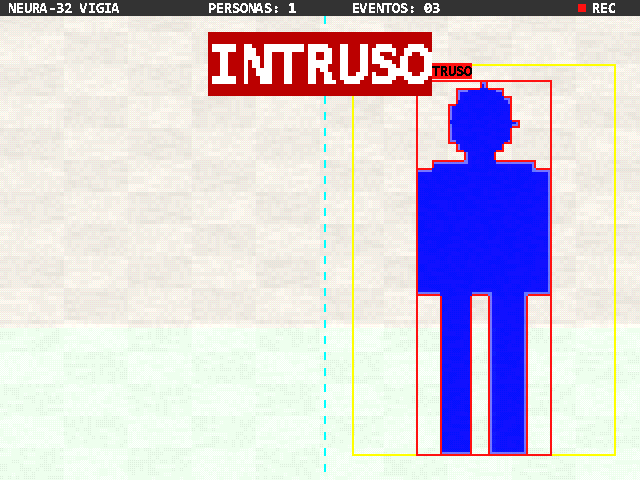
#> input picture docs/img/vga_vigia.png, 640 x 480 px
$ python figuras_reporte.py
#> lines starting #> are read from the running program, lines starting #| are printed output that depends on the picture
import os

import matplotlib

matplotlib.use("Agg")
import matplotlib.pyplot as plt
from matplotlib import font_manager
from matplotlib.patches import FancyArrowPatch, FancyBboxPatch, Rectangle
from PIL import Image, ImageDraw, ImageFont

AQUI = os.path.dirname(os.path.abspath(__file__))
RAIZ = os.path.join(AQUI, "..")
SALIDA = os.path.join(RAIZ, "docs", "img")

AZUL_OSC = "#0E2A47"
AZUL = "#1D6FA5"
AMBAR = "#D98B12"
VERDE = "#1F7A6C"
ROJO = "#B5452F"
MORADO = "#6B5B95"
GRIS = "#5B6770"
GRIS_CL = "#C9D1D9"
TINTA = "#1E293B"
FONDO_AZ = "#ECF3FA"
FONDO_AM = "#FBF1E1"
FONDO_VE = "#E6F2EF"
FONDO_RO = "#F6E7E3"
FONDO_MO = "#EEEBF4"


def fuente():
    hay = {f.name for f in font_manager.fontManager.ttflist}
    for n in ("Segoe UI", "Arial", "DejaVu Sans"):
        if n in hay:
            return n
    return "sans-serif"


plt.rcParams.update({
    "font.family": fuente(), "font.size": 15, "axes.titlesize": 17, "axes.titleweight": "bold",
    "axes.edgecolor": GRIS, "axes.labelcolor": TINTA, "axes.linewidth": 1.1,
    "axes.spines.top": False, "axes.spines.right": False, "axes.grid": True,
    "grid.color": "#E3E6EA", "xtick.color": GRIS, "ytick.color": GRIS, "text.color": TINTA,
    "legend.frameon": False, "figure.facecolor": "white", "axes.facecolor": "white",
    "savefig.facecolor": "white", "savefig.dpi": 170,
})


def guardar(fig, nombre):
    os.makedirs(SALIDA, exist_ok=True)
    fig.savefig(os.path.join(SALIDA, nombre + ".png"), bbox_inches="tight", pad_inches=0.15)
    plt.close(fig)


def lienzo(w, h, pulg=(16, 6)):
    fig, ax = plt.subplots(figsize=pulg)
    ax.set_xlim(0, w)
    ax.set_ylim(0, h)
    ax.axis("off")
    return fig, ax


def caja(ax, x, y, w, h, titulo, cuerpo="", fc=FONDO_AZ, ec=AZUL_OSC, tam=15, tam2=11.5, lw=2.0):
    ax.add_patch(FancyBboxPatch((x, y), w, h, boxstyle="round,pad=0.02,rounding_size=0.12",
                                fc=fc, ec=ec, lw=lw, zorder=3))
    if cuerpo:
        ax.text(x + w / 2, y + h * 0.64, titulo, ha="center", va="center", fontsize=tam,
                fontweight="bold", color=ec, zorder=4)
        ax.text(x + w / 2, y + h * 0.28, cuerpo, ha="center", va="center", fontsize=tam2,
                color=GRIS, zorder=4, linespacing=1.25)
    else:
        ax.text(x + w / 2, y + h / 2, titulo, ha="center", va="center", fontsize=tam,
                fontweight="bold", color=ec, zorder=4)


def flecha(ax, p0, p1, color=AZUL_OSC, lw=2.0, rad=0.0, ls="-"):
    ax.add_patch(FancyArrowPatch(p0, p1, arrowstyle="-|>", mutation_scale=16, lw=lw, color=color,
                                 connectionstyle=f"arc3,rad={rad}", linestyle=ls, zorder=2,
                                 shrinkA=2, shrinkB=2))


def etiqueta(ax, x, y, t, tam=11.5, color=GRIS, ha="center", peso="normal"):
    ax.text(x, y, t, ha=ha, va="center", fontsize=tam, color=color, fontweight=peso, zorder=5)


# ------------------------------------------------------------------ camino de datos
def ruta_datos():
    fig, ax = lienzo(20, 10, (17, 8.5))
    caja(ax, 4.0, 8.25, 12.0, 1.3, "UC  ·  uc_simple", "11 estados (Moore): FETCH · DECODE · EXEC_R · EXEC_DIV · MEM_ADDR · MEM_READ · MEM_WRITE · EXEC_BR · JUMP_WAIT · WRITEBACK · HALT",
         fc=FONDO_AM, ec=AMBAR)
    y = 4.6
    b = [("PC", 0.3, 1.3, "registro"), ("IMEM", 2.1, 1.7, "rom · 4096 instr."), ("IR", 4.3, 1.2, "registro"),
         ("DEC", 6.0, 1.4, "decoder\ninm I S B U J"), ("RF", 7.9, 1.7, "regfile\n32 × 32 bits"),
         ("ALU", 10.4, 1.7, "alu_riscv\n3 tablas"), ("ALUOUT", 12.7, 1.7, "registro"),
         ("DMEM", 15.0, 2.0, "4 × ram de 8 bits"), ("MDR", 17.7, 1.6, "registro")]
    for n, x, w, c in b:
        fc, ec = (FONDO_VE, VERDE) if n in ("ALU",) else (FONDO_AZ, AZUL_OSC)
        caja(ax, x, y, w, 1.6, n, c, fc=fc, ec=ec)
    for (n0, x0, w0, _), (n1, x1, _, __) in zip(b, b[1:]):
        flecha(ax, (x0 + w0, y + 0.8), (x1, y + 0.8))
    caja(ax, 4.3, 2.4, 1.2, 1.2, "PCI", "PC de la\ninstr.", tam=13, tam2=9.5)
    caja(ax, 10.4, 2.3, 1.7, 1.3, "DIV", "divider\n1 bit/ciclo", fc=FONDO_VE, ec=VERDE, tam=13, tam2=10)
    caja(ax, 15.0, 2.2, 2.0, 1.4, "E/S", "LED · SW · HEX\nKEY · TICKS\ncámara · visión", fc=FONDO_MO, ec=MORADO, tam=13, tam2=9.5)
    flecha(ax, (4.9, 4.6), (4.9, 3.6))
    flecha(ax, (11.25, 3.6), (11.25, 4.6))
    flecha(ax, (16.0, 4.6), (16.0, 3.6))
    ax.plot([18.5, 18.5, 9.4], [4.6, 1.45, 1.45], color=ROJO, lw=2.0, zorder=1)
    ax.plot([13.55, 13.55], [4.6, 1.45], color=ROJO, lw=2.0, zorder=1)
    flecha(ax, (9.4, 1.45), (9.4, 4.6), color=ROJO)
    etiqueta(ax, 13.6, 1.05, "wdata: ALUOUT · MDR · PC + 4  (result_src)", 12, ROJO, peso="bold")
    ax.plot([4.3, 0.95], [3.0, 3.0], color=AMBAR, lw=2.0, zorder=1)
    flecha(ax, (0.95, 3.0), (0.95, 4.6), color=AMBAR)
    etiqueta(ax, 2.2, 2.35, "pc_src: PC + 4 · PCI + inm\n· rs1 + inm", 11, AMBAR, peso="bold")
    for xx in (1.0, 5.0, 8.7, 11.2, 13.5, 16.0):
        flecha(ax, (xx, 8.25), (xx, 6.25), color=GRIS_CL, lw=1.6, ls="--")
    etiqueta(ax, 10.0, 7.35, "pc_en · ir_en · alu_src · alu_op = funct3 · mem_read · mem_write · reg_write · aluout_en · mdr_en · div_start", 11, GRIS)
    etiqueta(ax, 2.95, 6.55, "tablas y pesos (lw)", 10.5, GRIS)
    guardar(fig, "ruta_datos")


# ------------------------------------------------------------------ máquina de estados
def unidad_control():
    fig, ax = lienzo(20, 9.9, (17, 8.3))
    E = {"FETCH": (0.4, 4.2), "DECODE": (3.6, 4.2), "EXEC_R": (7.6, 7.6), "EXEC_DIV": (7.6, 5.9),
         "MEM_ADDR": (7.6, 4.2), "EXEC_BR": (7.6, 2.0), "HALT": (7.6, 0.3), "MEM_READ": (11.6, 4.9),
         "MEM_WRITE": (11.6, 3.3), "JUMP_WAIT": (11.6, 1.3), "WRITEBACK": (15.6, 7.0)}
    col = {"FETCH": (FONDO_AZ, AZUL_OSC), "DECODE": (FONDO_AZ, AZUL_OSC), "HALT": (FONDO_RO, ROJO),
           "EXEC_DIV": (FONDO_VE, VERDE), "WRITEBACK": (FONDO_AM, AMBAR)}
    w, h = 2.9, 1.15
    for n, (x, y) in E.items():
        fc, ec = col.get(n, (FONDO_MO, MORADO))
        caja(ax, x, y, w, h, n, tam=13.5, fc=fc, ec=ec)

    def c(n, lado):
        x, y = E[n]
        return {"r": (x + w, y + h / 2), "l": (x, y + h / 2), "t": (x + w / 2, y + h), "b": (x + w / 2, y)}[lado]

    flecha(ax, c("FETCH", "r"), c("DECODE", "l"))
    for d, t in (("EXEC_R", "R · I · lui"), ("EXEC_DIV", "divu · remu"), ("MEM_ADDR", "carga · almacenar"),
                 ("EXEC_BR", "saltos · jal · jalr"), ("HALT", "ecall")):
        flecha(ax, c("DECODE", "r"), c(d, "l"), rad=0.0)
        x1, y1 = c(d, "t")
        etiqueta(ax, x1, y1 + 0.2, t, 10.5, GRIS)
    flecha(ax, c("MEM_ADDR", "r"), c("MEM_READ", "l"))
    flecha(ax, c("MEM_ADDR", "r"), c("MEM_WRITE", "l"))
    flecha(ax, c("EXEC_BR", "r"), c("JUMP_WAIT", "l"))
    etiqueta(ax, 12.9, 2.75, "si el PC cambia", 10.5)
    flecha(ax, c("EXEC_R", "r"), c("WRITEBACK", "l"))
    flecha(ax, c("EXEC_DIV", "r"), c("WRITEBACK", "l"))
    etiqueta(ax, 13.2, 7.2, "espera ready (32 ciclos)", 10.5, VERDE)
    flecha(ax, c("MEM_READ", "r"), c("WRITEBACK", "b"))
    ax.plot([17.05, 17.05, 1.85], [8.15, 9.25, 9.25], color=GRIS, lw=1.8, zorder=1)
    flecha(ax, (1.85, 9.25), (1.85, 5.35), color=GRIS, lw=1.8)
    etiqueta(ax, 9.4, 9.55, "de vuelta a FETCH  (también desde MEM_WRITE, JUMP_WAIT y un salto que no se cumple)", 11, GRIS)
    tabla = [("R, I, lui", 4), ("carga", 5), ("almacenar", 4), ("salto no", 3), ("salto sí", 4), ("divu, remu", 36)]
    for k, (t, n) in enumerate(tabla):
        etiqueta(ax, 15.9, 5.2 - k * 0.62, f"{t}", 11.5, TINTA, ha="left")
        etiqueta(ax, 19.4, 5.2 - k * 0.62, f"{n} ciclos", 11.5, AZUL, ha="right", peso="bold")
    etiqueta(ax, 17.6, 5.85, "Ciclos por instrucción", 12.5, AZUL_OSC, peso="bold")
    guardar(fig, "unidad_control")


# ------------------------------------------------------------------ etapas
def etapas():
    fig, ax = lienzo(20, 7.4, (17, 6.3))
    E = [("0", "riscv_ab_c", "(a+b)·c de la clase", AZUL_OSC, FONDO_AZ),
         ("1", "alu_op = funct3", "8 ops por tabla", AZUL, FONDO_AZ),
         ("2", "OP_R2 / OP_I2", "sub slt xnor min max", AZUL, FONDO_AZ),
         ("3", "Saltos", "B · U · J · jal · jalr", MORADO, FONDO_MO),
         ("4", "Memoria", "ALUOUT · MDR · bytes", MORADO, FONDO_MO),
         ("5", "OP_R3", "divu remu cpop abs", VERDE, FONDO_VE),
         ("6", "E/S", "LED · HEX · TICKS", VERDE, FONDO_VE),
         ("7", "Cargador", "otro .txt por JTAG", AMBAR, FONDO_AM),
         ("8", "Visión", "cámara · VGA · PC", AMBAR, FONDO_AM),
         ("9", "Vigía", "1 470 instrucciones", ROJO, FONDO_RO)]
    w = 3.4
    for k, (n, t, c, ec, fc) in enumerate(E):
        x = 0.35 + (k % 5) * 3.95
        y = 4.6 if k < 5 else 0.4
        caja(ax, x, y, w, 2.3, t, c, fc=fc, ec=ec, tam=15, tam2=12)
        ax.add_patch(plt.Circle((x + 0.05, y + 2.3), 0.4, color=ec, zorder=4))
        etiqueta(ax, x + 0.05, y + 2.3, n, 14, "white", peso="bold")
        if k % 5:
            flecha(ax, (x - 0.55, y + 1.15), (x, y + 1.15), lw=1.8)
    ax.plot([17.9, 17.9, 2.05], [4.6, 3.6, 3.6], color=GRIS_CL, lw=1.8, zorder=1)
    flecha(ax, (2.05, 3.6), (2.05, 2.7), color=GRIS_CL, lw=1.8)
    guardar(fig, "etapas")


# ------------------------------------------------------------------ ISA
def isa():
    fig, ax = plt.subplots(figsize=(15, 6.3))
    ax.axis("off")
    cols = ["OP_R1 / OP_I1\n(la de la clase)", "OP_R2 / OP_I2", "OP_R3", "OP_BRANCH"]
    T = [["add", "mul", "and", "or", "xor", "nota", "sll", "srl"],
         ["sub", "slt", "sltu", "sra", "xnor", "min", "minu", "max"],
         ["divu", "remu", "cpop", "abs", "sgt", "clamp", "", ""],
         ["beq", "bne", "", "", "blt", "bge", "bltu", "bgeu"]]
    fc = [FONDO_AZ, FONDO_MO, FONDO_VE, FONDO_AM]
    ec = [AZUL_OSC, MORADO, VERDE, AMBAR]
    red = {"xnor", "cpop", "min", "max", "abs", "sgt"}
    ax.set_xlim(0, 5)
    ax.set_ylim(0, 9.3)
    for j, c in enumerate(cols):
        ax.text(1.5 + j, 8.75, c, ha="center", va="center", fontsize=13, fontweight="bold", color=ec[j])
    for i in range(8):
        ax.text(0.5, 7.7 - i, f"{i:03b}", ha="center", va="center", fontsize=14, family="monospace", color=GRIS)
        for j in range(4):
            t = T[j][i]
            if not t:
                continue
            ax.add_patch(FancyBboxPatch((1.08 + j, 7.28 - i), 0.84, 0.84, boxstyle="round,pad=0.01,rounding_size=0.08",
                                        fc=fc[j], ec=ROJO if t in red else ec[j], lw=3 if t in red else 1.4))
            ax.text(1.5 + j, 7.7 - i, t, ha="center", va="center", fontsize=14, family="monospace",
                    fontweight="bold", color=ec[j])
    ax.text(0.5, 8.75, "funct3", ha="center", va="center", fontsize=13, fontweight="bold", color=GRIS)
    ax.text(2.5, -0.05, "Borde rojo: las instrucciones que usa la red neuronal y el voto entre cuadros.  "
            "Más cargas, almacenamientos, lui, jal, jalr y ecall: 49 instrucciones con 12 opcodes.",
            ha="center", va="center", fontsize=11.5, color=GRIS)
    guardar(fig, "isa")


# ------------------------------------------------------------------ rendimiento
def rendimiento():
    fig, (a, b, c) = plt.subplots(1, 3, figsize=(17, 5.2), gridspec_kw={"width_ratios": [1.25, 1, 1.25]})
    p = ["(a+b)·c", "prueba ISA", "red 3×3", "Vigía"]
    v = [4.00, 4.66, 4.09, 4.22]
    a.bar(p, v, color=[AZUL_OSC, MORADO, VERDE, ROJO], width=0.62)
    for k, x in enumerate(v):
        a.text(k, x + 0.06, f"{x:.2f}", ha="center", fontsize=14, fontweight="bold", color=TINTA)
    a.set_ylim(0, 5.3)
    a.set_title("Ciclos por instrucción (CPI)")
    a.tick_params(axis="x", labelsize=12.5)
    b.bar(["software", "xnor + cpop"], [82859, 33678], color=[GRIS_CL, VERDE], width=0.58)
    b.text(0, 82859 + 2500, "82 859", ha="center", fontsize=14, fontweight="bold")
    b.text(1, 33678 + 2500, "33 678", ha="center", fontsize=14, fontweight="bold", color=VERDE)
    b.text(0.5, 66000, "× 2.46", ha="center", fontsize=22, fontweight="bold", color=VERDE)
    b.set_ylim(0, 95000)
    b.set_title("Ciclos por clasificación")
    b.ticklabel_format(axis="y", style="plain")
    c.barh([0], [251942], color=ROJO, height=0.5)
    c.barh([0], [800000 - 251942], left=[251942], color="#EEF1F4", height=0.5)
    c.text(125971, 0, "10.1 ms\n31 %", ha="center", va="center", color="white", fontsize=14, fontweight="bold")
    c.text(525971, 0, "libre: 21.9 ms", ha="center", va="center", color=GRIS, fontsize=13)
    c.set_xlim(0, 800000)
    c.set_yticks([])
    c.set_xticks([0, 200000, 400000, 600000, 800000])
    c.set_xticklabels(["0", "200 k", "400 k", "600 k", "800 k"])
    c.set_xlabel("ciclos de un cuadro de la cámara (32 ms a 25 MHz)")
    c.set_title("Peor cuadro con una persona")
    c.grid(axis="y", visible=False)
    fig.tight_layout(w_pad=2.5)
    guardar(fig, "rendimiento")


# ------------------------------------------------------------------ recursos
def recursos():
    fig, (a, b) = plt.subplots(1, 2, figsize=(17, 6.2), gridspec_kw={"width_ratios": [1.15, 1]})
    le = [("vga_draw (monitor y letreros)", 2165, AMBAR), ("regfile (RF)", 1633, AZUL),
          ("block_avg (promedio 4×4)", 1280, AMBAR), ("alu_riscv (ALU)", 1229, AZUL),
          ("resto del procesador", 3900 - 1633 - 1229 - 140 - 35, AZUL), ("pc_view (video a la PC)", 611, AMBAR),
          ("registros de visión", 449, MORADO), ("fondo_mascara", 299, AMBAR), ("periféricos", 174, MORADO),
          ("cam_capture", 181, AMBAR), ("divider (DIV)", 140, AZUL), ("cargador JTAG", 99, MORADO),
          ("uc_simple (UC)", 35, AZUL)]
    le.sort(key=lambda t: t[1])
    a.barh([t[0] for t in le], [t[1] for t in le], color=[t[2] for t in le], height=0.66)
    for k, t in enumerate(le):
        a.text(t[1] + 30, k, f"{t[1]:,}".replace(",", " "), va="center", fontsize=12)
    a.set_title("Elementos lógicos por bloque  (9 292 en total, 19 %)")
    a.tick_params(axis="y", labelsize=12)
    a.set_xlim(0, 2600)
    a.grid(axis="y", visible=False)
    m9 = [("video Y (320×240)", 57), ("vista en la PC", 36), ("video UV", 25), ("IMEM (programa)", 16),
          ("DMEM (datos)", 16), ("fondo", 8), ("máscaras y línea VGA", 6)]
    b.pie([t[1] for t in m9], labels=[f"{t[0]}  {t[1]}" for t in m9], startangle=90, counterclock=False,
          colors=[AMBAR, "#E9B65C", "#F2D29B", AZUL, "#5E9DC8", VERDE, GRIS_CL],
          wedgeprops={"width": 0.42, "edgecolor": "white", "linewidth": 2}, textprops={"fontsize": 12.5})
    b.text(0, 0, "164\nde 182\nM9K", ha="center", va="center", fontsize=17, fontweight="bold", color=TINTA)
    b.set_title("Bloques de memoria M9K (90 %)")
    fig.tight_layout(w_pad=3)
    guardar(fig, "recursos")


# ------------------------------------------------------------------ verificación
def verificacion():
    fig, ax = plt.subplots(figsize=(15, 4.6))
    B = [("tb_programa_ab_c", 3, "el programa de la clase"), ("tb_uc_simple", 28, "recorridos de la UC"),
         ("tb_prueba_isa", 64, "las 49 instrucciones"), ("tb_red_neuronal", 481, "clasificador 3 × 3"),
         ("tb_cargador", 7, "otro programa por JTAG"), ("tb_vision", 11, "cámara, máscara y monitor"),
         ("tb_vigia", 31, "sistema completo con cámara simulada")]
    for k, (n, t, d) in enumerate(B[::-1]):
        ax.barh(k, 1, color=VERDE, height=0.62)
        ax.text(0.02, k, f"{t} / {t}", va="center", color="white", fontsize=13.5, fontweight="bold")
        ax.text(1.02, k, d, va="center", fontsize=12.5, color=GRIS)
    ax.set_yticks(range(len(B)))
    ax.set_yticklabels([b[0] for b in B[::-1]], family="monospace", fontsize=12.5)
    ax.set_xlim(0, 1.75)
    ax.set_xticks([])
    ax.grid(False)
    ax.spines["bottom"].set_visible(False)
    ax.set_title("625 comprobaciones automáticas, 0 errores")
    guardar(fig, "verificacion")


# ------------------------------------------------------------------ red neuronal
def red():
    fig, (a, b, c) = plt.subplots(1, 3, figsize=(17, 5.4), gridspec_kw={"width_ratios": [1.35, 1, 0.9]})
    a.axis("off")
    a.set_xlim(0, 10)
    a.set_ylim(0, 10)
    capas = [(1.2, 12, "512 bits\nsilueta 16 × 32", AZUL), (5.0, 9, "64 neuronas\nxnor + cpop ≥ T", VERDE),
             (8.6, 3, "3 clases", ROJO)]
    pts = []
    for x, n, t, col in capas:
        ys = [1.6 + i * (7.2 / max(n - 1, 1)) for i in range(n)] if n > 1 else [5]
        if n == 3:
            ys = [3.2, 5.2, 7.2]
        pts.append((x, ys, col))
        a.text(x, 0.4, t, ha="center", va="center", fontsize=12, color=col, fontweight="bold")
    for (x0, y0s, _), (x1, y1s, _) in zip(pts, pts[1:]):
        for y0 in y0s:
            for y1 in y1s:
                a.plot([x0, x1], [y0, y1], color="#DDE3E8", lw=0.7, zorder=1)
    for x, ys, col in pts:
        for y in ys:
            a.add_patch(plt.Circle((x, y), 0.27, color=col, zorder=3))
    for y, t in zip([3.2, 5.2, 7.2], ["ruido", "objeto", "persona"]):
        a.text(9.15, y, t, va="center", fontsize=12, color=TINTA)
    a.set_title("Red binaria 512 → 64 → 3")
    M = [[573, 13, 14], [19, 524, 57], [8, 40, 552]]
    b.imshow(M, cmap="Blues", vmin=0, vmax=650)
    for i in range(3):
        for j in range(3):
            b.text(j, i, M[i][j], ha="center", va="center", fontsize=16, fontweight="bold",
                   color="white" if M[i][j] > 300 else TINTA)
    lab = ["persona", "objeto", "ruido"]
    b.set_xticks(range(3))
    b.set_xticklabels(lab)
    b.set_yticks(range(3))
    b.set_yticklabels(lab)
    b.set_xlabel("predicha")
    b.set_ylabel("real")
    b.grid(False)
    b.set_title("91.6 % en 1 800 siluetas")
    t = ["cuerpo\ncompleto", "medio\ncuerpo", "busto"]
    v = [92.8, 96.0, 95.8]
    c.bar(t, v, color=[AZUL_OSC, AZUL, "#5E9DC8"], width=0.6)
    for k, x in enumerate(v):
        c.text(k, x + 0.6, f"{x:.1f} %", ha="center", fontsize=14, fontweight="bold")
    c.set_ylim(80, 100)
    c.set_title("Personas reconocidas")
    fig.tight_layout(w_pad=2.5)
    guardar(fig, "red_neuronal")


# ------------------------------------------------------------------ visión y memoria
def vision():
    fig, ax = lienzo(20, 6.6, (17, 5.8))
    caja(ax, 0.2, 2.7, 2.4, 1.6, "OV7670", "320 × 240\nYUV 4:2:2 · 31 c/s", fc=FONDO_MO, ec=MORADO)
    caja(ax, 3.3, 2.7, 2.5, 1.6, "cam_capture", "muestrea a 50 MHz\nfiltra pulsos falsos", fc=FONDO_AM, ec=AMBAR)
    caja(ax, 6.6, 4.6, 2.6, 1.5, "memoria Y · UV", "video a color\nen M9K", fc=FONDO_AM, ec=AMBAR)
    caja(ax, 6.6, 2.7, 2.6, 1.5, "block_avg", "promedio 4 × 4\n→ 80 × 60", fc=FONDO_AM, ec=AMBAR)
    caja(ax, 10.0, 2.7, 2.9, 1.5, "fondo_mascara", "F += (I − F) / 2^α\n|I − F| > umbral", fc=FONDO_AM, ec=AMBAR)
    caja(ax, 10.0, 0.4, 2.9, 1.5, "NEURA-32", "manchas · red · votos\nreglas · recuadros", fc=FONDO_AZ, ec=AZUL_OSC)
    caja(ax, 13.8, 4.6, 2.8, 1.5, "vga_draw", "silueta · zona · línea\nletreros 8 × 16", fc=FONDO_AM, ec=AMBAR)
    caja(ax, 17.4, 4.6, 2.4, 1.5, "Monitor", "640 × 480\n62.5 Hz enganchado", fc=FONDO_VE, ec=VERDE)
    caja(ax, 13.8, 2.0, 2.8, 1.5, "pc_view", "cuadros completos\n160 × 120 por JTAG", fc=FONDO_AM, ec=AMBAR)
    caja(ax, 17.4, 2.0, 2.4, 1.5, "PC", "ver_vigia.py", fc=FONDO_VE, ec=VERDE)
    flecha(ax, (2.6, 3.5), (3.3, 3.5))
    flecha(ax, (5.8, 3.8), (6.6, 5.3))
    flecha(ax, (5.8, 3.4), (6.6, 3.4))
    flecha(ax, (9.2, 3.45), (10.0, 3.45))
    flecha(ax, (11.45, 2.7), (11.45, 1.9))
    etiqueta(ax, 12.1, 2.32, "máscara\n2 bancos", 10)
    flecha(ax, (9.2, 5.35), (13.8, 5.35))
    flecha(ax, (12.9, 3.6), (13.8, 4.9))
    flecha(ax, (12.9, 1.15), (14.3, 4.6), color=AZUL, rad=-0.3)
    etiqueta(ax, 15.7, 0.8, "registros: zona, línea,\nrecuadros, letreros", 10.5, AZUL)
    flecha(ax, (16.6, 5.35), (17.4, 5.35))
    flecha(ax, (16.6, 2.75), (17.4, 2.75))
    flecha(ax, (12.9, 3.2), (13.8, 2.9))
    etiqueta(ax, 10.0, 6.45, "Hardware: lo que se repite en cada pixel.   Procesador: lo que decide.", 13, TINTA, peso="bold")
    guardar(fig, "vision")


def mapa_memoria():
    fig, ax = lienzo(10, 8.6, (9.5, 7.6))
    Z = [("0x0000_0000", "Memoria de programa · 4096 palabras", "código (1 470) + tablas y pesos (1 466)", FONDO_AZ, AZUL_OSC),
         ("0x1000_0000", "Memoria de datos · 16 KB", "variables, manchas, pistas, pila", FONDO_AZ, AZUL),
         ("0x2000_0000", "Máscara de movimiento", "80 × 60, un byte por celda (lectura)", FONDO_AM, AMBAR),
         ("0xFFFF_0000", "Periféricos", "LEDS · SW · HEX · KEY · TICKS · CONSOLA", FONDO_MO, MORADO),
         ("0xFFFF_0040", "Cámara y visión", "SCCB por software · VIS_CTRL · VIS_EST", FONDO_MO, MORADO),
         ("0xFFFF_0054", "Dibujo sobre el video", "ZONA · LÍNEA · LETRERO · CAJA0..7", FONDO_VE, VERDE)]
    for k, (d, t, c, fc, ec) in enumerate(Z):
        y = 7.2 - k * 1.38
        caja(ax, 3.3, y, 6.5, 1.18, t, c, fc=fc, ec=ec, tam=13.5, tam2=10.5)
        etiqueta(ax, 3.05, y + 0.59, d, 12.5, TINTA, ha="right", peso="bold")
    guardar(fig, "mapa_memoria")


# ------------------------------------------------------------------ placa
def placa():
    P = os.path.join(RAIZ, "fpga", "prueba_camara")
    fs = [("captura.png", "XCLK sin invertir: renglones rotos"),
          ("captura_xclk_inv.png", "XCLK invertido (180°): imagen limpia"),
          ("antes_ajuste.png", "Antes de los 157 registros de ajuste"),
          ("despues_ajuste.png", "Con los 157 registros de ajuste")]
    W, H, pie = 640, 480, 70
    try:
        f = ImageFont.truetype("segoeuib.ttf", 26)
    except OSError:
        f = ImageFont.load_default()
    lienzo_img = Image.new("RGB", (W * 4 + 30 * 3, H + pie), "white")
    d = ImageDraw.Draw(lienzo_img)
    for k, (n, t) in enumerate(fs):
#> (the run stopped early here; a loop or call above may not have finished)

$ run again, with docs/img/etapas.png copied over docs/img/vga_vigia.png
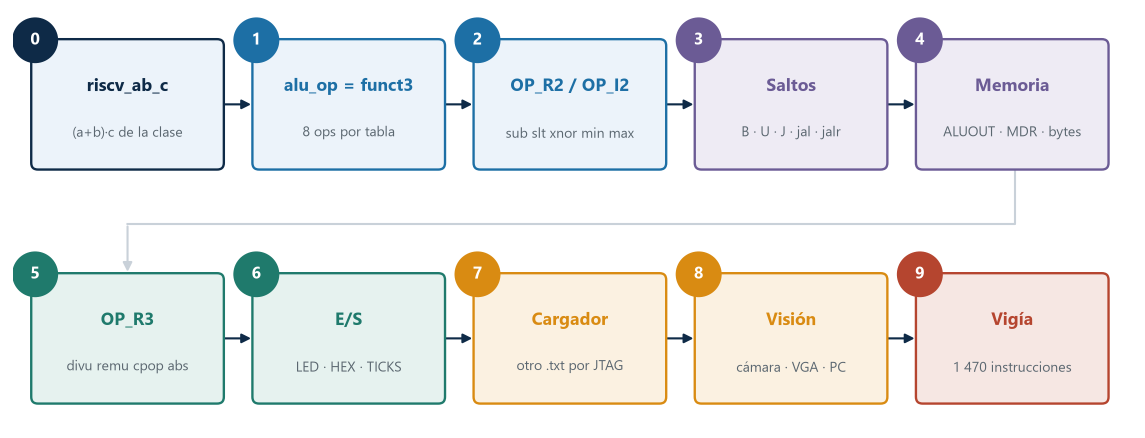
#> input picture docs/img/etapas.png, 2290 x 875 px (shown at 1/2 size)

$ run again, with docs/img/isa.png copied over docs/img/vga_vigia.png
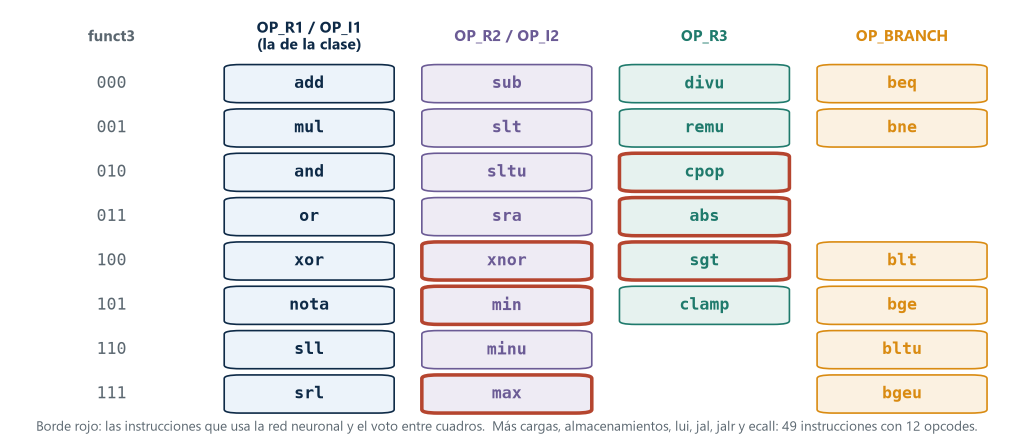
#> input picture docs/img/isa.png, 2027 x 893 px (shown at 1/2 size)

$ run again, with docs/img/mapa_memoria.png copied over docs/img/vga_vigia.png
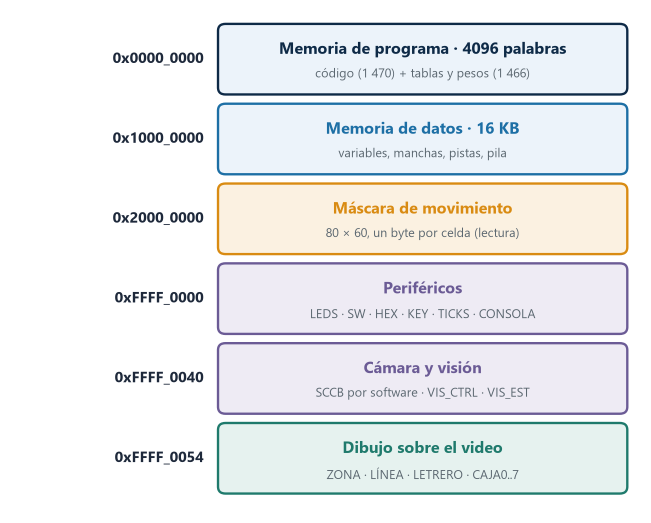
#> input picture docs/img/mapa_memoria.png, 1302 x 1045 px (shown at 1/2 size)
